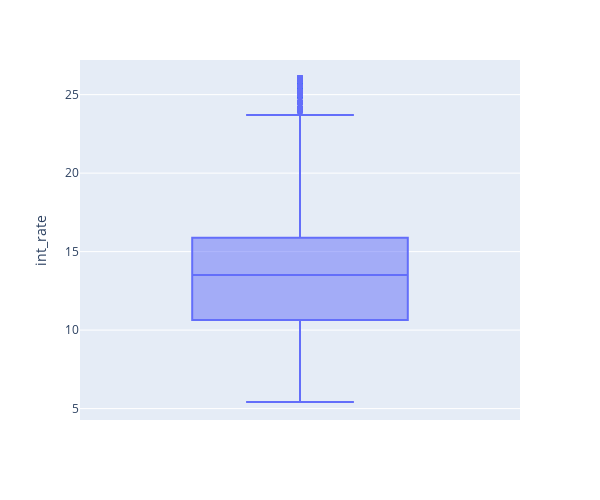

Notebook code for this chart:
### Markdown cell above
Box Plot

### Code cell
from data_visualisation import Plotter
box_plot_var = Plotter(customer_loans)
box_plot_var.box_and_whiskers_plot("int_rate", customer_loans)

### Figure 1 — Plotly figure (JSON) as saved in the notebook; plotly's stock layout.template omitted (floating-point values rounded to 4 significant figures; data arrays with more than 128 entries replaced by an {"elided": "..."} marker saying what was removed)
{"data": [{"alignmentgroup": "True", "hovertemplate": "int_rate=%{y}<extra></extra>", "legendgroup": "", "marker": {"color": "#636efa"}, "name": "", "notched": false, "offsetgroup": "", "orientation": "v", "showlegend": false, "type": "box", "x0": " ", "xaxis": "x", "y": {"elided": "54100 float values"}, "y0": " ", "yaxis": "y"}], "layout": {"boxmode": "group", "height": 500, "legend": {"tracegroupgap": 0}, "margin": {"t": 60}, "width": 600, "xaxis": {"anchor": "y", "domain": [0, 1]}, "yaxis": {"anchor": "x", "domain": [0, 1], "title": {"text": "int_rate"}}}}
